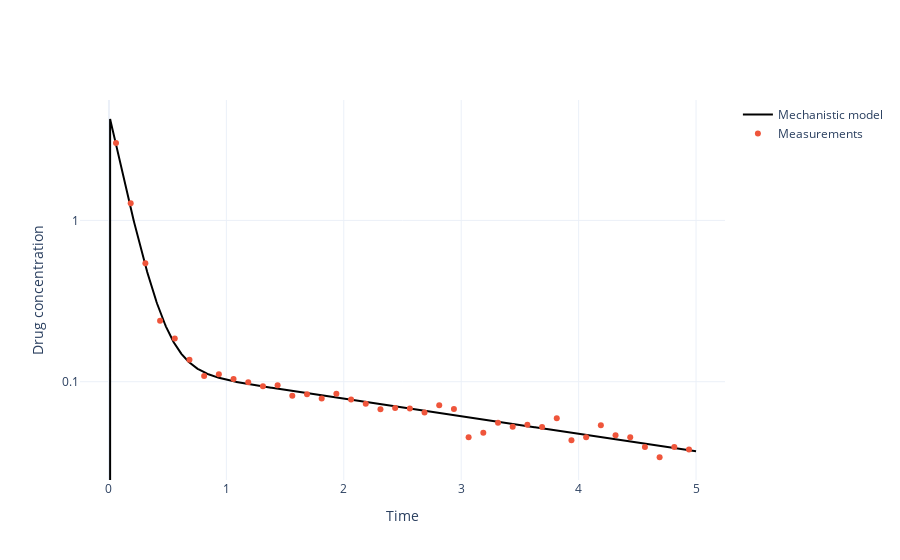

Source (notebook cell):
### Code cell
import chi

# Define error model and error model parameters
error_model = chi.MultiplicativeGaussianErrorModel()

# Down sample times and mechanistic model evaluations
measurement_times = times[12::25]
corresponding_evaluations = result[0, 12::25]

# Simulate measurements
measurements = error_model.sample(
    [PK_params[-1]], model_output=corresponding_evaluations, seed=1)[:, 0]

# Visualise results
fig = go.Figure()
fig.add_trace(go.Scatter(
    x=times,
    y=result[0],
    mode='lines',
    line_color='black',
    name='Mechanistic model'
))
fig.add_trace(go.Scatter(
    x=measurement_times,
    y=measurements,
    mode='markers',
    name='Measurements'
))
fig.update_layout(
    xaxis_title='Time',
    yaxis_title='Drug concentration',
    template='plotly_white'
)
fig.update_yaxes(type="log", dtick=1)
fig.show()

### Figure 1 — Plotly figure (JSON) as saved in the notebook; plotly's stock layout.template omitted (floating-point values rounded to 4 significant figures; data arrays with more than 128 entries replaced by an {"elided": "..."} marker saying what was removed)
{"data": [{"line": {"color": "black"}, "mode": "lines", "name": "Mechanistic model", "type": "scatter", "x": {"elided": "1000 float values"}, "y": {"elided": "1000 float values"}}, {"mode": "markers", "name": "Measurements", "type": "scatter", "x": [0.06006, 0.1852, 0.3103, 0.4354, 0.5606, 0.6857, 0.8108, 0.9359, 1.061, 1.186, 1.311, 1.436, 1.562, 1.687, 1.812, 1.937, 2.062, 2.187, 2.312, 2.437, 2.563, 2.688, 2.813, 2.938, 3.063, 3.188, 3.313, 3.438, 3.564, 3.689, 3.814, 3.939, 4.064, 4.189, 4.314, 4.439, 4.565, 4.69, 4.815, 4.94], "y": [3.02, 1.279, 0.5416, 0.2384, 0.1855, 0.1368, 0.1087, 0.1113, 0.1039, 0.09933, 0.09371, 0.09497, 0.08178, 0.08367, 0.07868, 0.08408, 0.07756, 0.07291, 0.06743, 0.06871, 0.06824, 0.06442, 0.07159, 0.06776, 0.04531, 0.04828, 0.05561, 0.05266, 0.05411, 0.05245, 0.05945, 0.04342, 0.04521, 0.05381, 0.04656, 0.04519, 0.03937, 0.03403, 0.03939, 0.03797]}], "layout": {"xaxis": {"title": {"text": "Time"}}, "yaxis": {"dtick": 1, "title": {"text": "Drug concentration"}, "type": "log"}}}
